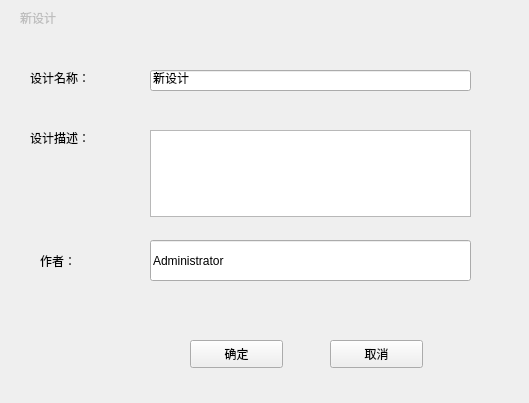
<?xml version="1.0" encoding="UTF-8"?>
<ui version="4.0">
 <class>NewPage</class>
 <widget class="QWidget" name="NewPage">
  <property name="geometry">
   <rect>
    <x>0</x>
    <y>0</y>
    <width>529</width>
    <height>403</height>
   </rect>
  </property>
  <property name="windowTitle">
   <string>Form</string>
  </property>
  <widget class="QLabel" name="label_2">
   <property name="geometry">
    <rect>
     <x>30</x>
     <y>70</y>
     <width>72</width>
     <height>15</height>
    </rect>
   </property>
   <property name="text">
    <string>设计名称：</string>
   </property>
  </widget>
  <widget class="QLineEdit" name="lineEdit_1">
   <property name="geometry">
    <rect>
     <x>150</x>
     <y>70</y>
     <width>321</width>
     <height>21</height>
    </rect>
   </property>
   <property name="text">
    <string>新设计</string>
   </property>
  </widget>
  <widget class="QLabel" name="label">
   <property name="enabled">
    <bool>false</bool>
   </property>
   <property name="geometry">
    <rect>
     <x>20</x>
     <y>10</y>
     <width>72</width>
     <height>15</height>
    </rect>
   </property>
   <property name="text">
    <string>新设计</string>
   </property>
  </widget>
  <widget class="QLabel" name="label_4">
   <property name="geometry">
    <rect>
     <x>30</x>
     <y>130</y>
     <width>72</width>
     <height>15</height>
    </rect>
   </property>
   <property name="text">
    <string>设计描述：</string>
   </property>
  </widget>
  <widget class="QPushButton" name="confirmButton">
   <property name="geometry">
    <rect>
     <x>190</x>
     <y>340</y>
     <width>93</width>
     <height>28</height>
    </rect>
   </property>
   <property name="text">
    <string>确定</string>
   </property>
  </widget>
  <widget class="QLineEdit" name="lineEdit_2">
   <property name="geometry">
    <rect>
     <x>150</x>
     <y>240</y>
     <width>321</width>
     <height>41</height>
    </rect>
   </property>
   <property name="text">
    <string>Administrator</string>
   </property>
  </widget>
  <widget class="QPushButton" name="cancelButton">
   <property name="geometry">
    <rect>
     <x>330</x>
     <y>340</y>
     <width>93</width>
     <height>28</height>
    </rect>
   </property>
   <property name="text">
    <string>取消</string>
   </property>
  </widget>
  <widget class="QTextEdit" name="textEdit">
   <property name="geometry">
    <rect>
     <x>150</x>
     <y>130</y>
     <width>321</width>
     <height>87</height>
    </rect>
   </property>
   <property name="html">
    <string>&lt;!DOCTYPE HTML PUBLIC &quot;-//W3C//DTD HTML 4.0//EN&quot; &quot;http://www.w3.org/TR/REC-html40/strict.dtd&quot;&gt;
&lt;html&gt;&lt;head&gt;&lt;meta name=&quot;qrichtext&quot; content=&quot;1&quot; /&gt;&lt;meta charset=&quot;utf-8&quot; /&gt;&lt;style type=&quot;text/css&quot;&gt;
p, li { white-space: pre-wrap; }
hr { height: 1px; border-width: 0; }
li.unchecked::marker { content: &quot;\2610&quot;; }
li.checked::marker { content: &quot;\2612&quot;; }
&lt;/style&gt;&lt;/head&gt;&lt;body style=&quot; font-family:'Sans Serif'; font-size:9pt; font-weight:400; font-style:normal;&quot;&gt;
&lt;p style=&quot;-qt-paragraph-type:empty; margin-top:0px; margin-bottom:0px; margin-left:0px; margin-right:0px; -qt-block-indent:0; text-indent:0px;&quot;&gt;&lt;br /&gt;&lt;/p&gt;&lt;/body&gt;&lt;/html&gt;</string>
   </property>
  </widget>
  <widget class="QLabel" name="label_3">
   <property name="geometry">
    <rect>
     <x>40</x>
     <y>240</y>
     <width>81</width>
     <height>41</height>
    </rect>
   </property>
   <property name="text">
    <string>作者：</string>
   </property>
  </widget>
 </widget>
 <resources/>
 <connections/>
</ui>
